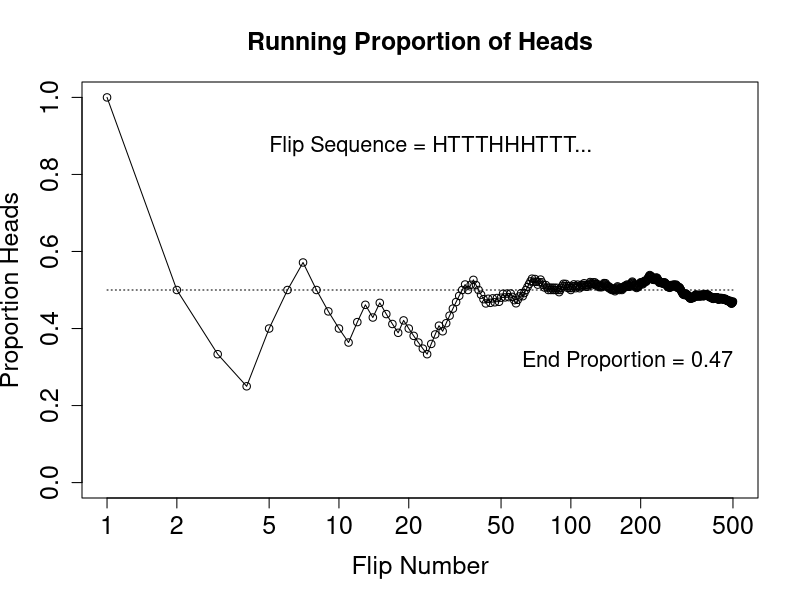

Write the R code that produced this figure.
# Goal: Toss a coin N times and compute the running proportion of heads.
N = 500	# Specify the total number of flips, denoted N.
# Generate a random sample of N flips for a fair coin (heads=1, tails=0);
# the function "sample" is part of R:
#set.seed(47405) # Uncomment to set the "seed" for the random number generator.
flipsequence = sample( x=c(0,1) , prob=c(.5,.5) , size=N , replace=TRUE )
# Compute the running proportion of heads:
r = cumsum( flipsequence ) # The function "cumsum" is built in to R.
n = 1:N                    # n is a vector.
runprop = r / n            # component by component division.
# Graph the running proportion:
# To learn about the parameters of the plot function,
# type help('par') at the R command prompt.
# Note that "c" is a function in R.
plot( n , runprop , type="o" , log="x" ,
	  xlim=c(1,N) , ylim=c(0.0,1.0) , cex.axis=1.5 ,
	  xlab="Flip Number" , ylab="Proportion Heads" , cex.lab=1.5 ,
	  main="Running Proportion of Heads" , cex.main=1.5 )
# Plot a dotted horizontal line at y=.5, just as a reference line:
lines( c(1,N) , c(.5,.5) , lty=3 )


##################################################
#
# TODO: Display first 10 flips
# Display the beginning of the flip sequence. These string and character
# manipulations may seem mysterious, but you can de-mystify by unpacking
# the commands starting with the innermost parentheses or brackets and
# moving to the outermost.
flipletters = paste( c("T","H")[ flipsequence[ 1:10 ] + 1 ] , collapse="" )
displaystring = paste( "Flip Sequence = " , flipletters , "..." , sep="" )
text( 5 , .9 , displaystring , adj=c(0,1) , cex=1.3 )


# Display the relative frequency at the end of the sequence.
text( N , .3 , paste("End Proportion =",runprop[N]) , adj=c(1,0) , cex=1.3 )
